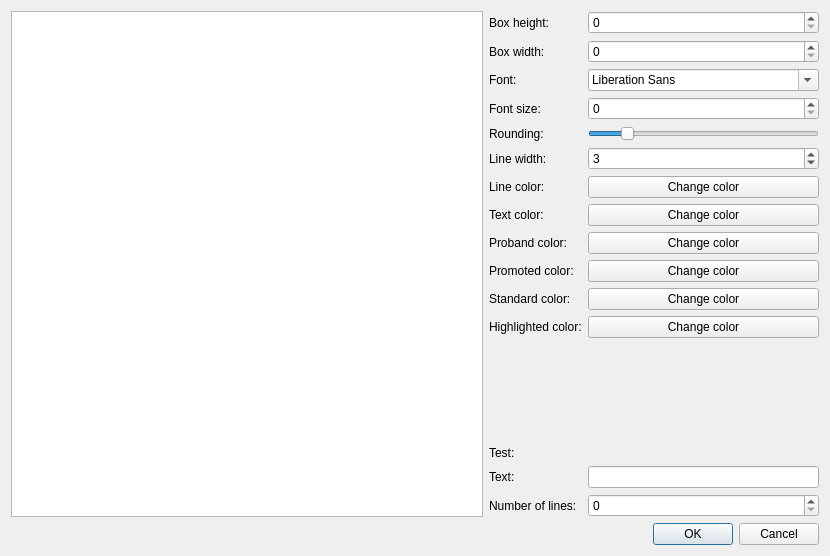
<?xml version="1.0" encoding="UTF-8"?>
<ui version="4.0">
 <class>VisualSettings</class>
 <widget class="QDialog" name="VisualSettings">
  <property name="geometry">
   <rect>
    <x>0</x>
    <y>0</y>
    <width>830</width>
    <height>556</height>
   </rect>
  </property>
  <property name="windowTitle">
   <string>Visual settings</string>
  </property>
  <property name="windowIcon">
   <iconset resource="resources.qrc">
    <normaloff>:/resources/appIcon.svg</normaloff>:/resources/appIcon.svg</iconset>
  </property>
  <layout class="QVBoxLayout" name="verticalLayout">
   <item>
    <layout class="QHBoxLayout" name="horizontalLayout" stretch="1,0">
     <item>
      <widget class="QGraphicsView" name="graphicsView"/>
     </item>
     <item>
      <layout class="QFormLayout" name="formLayout">
       <item row="0" column="0">
        <widget class="QLabel" name="label">
         <property name="text">
          <string>Box height:</string>
         </property>
        </widget>
       </item>
       <item row="0" column="1">
        <widget class="QSpinBox" name="height">
         <property name="maximum">
          <number>1000</number>
         </property>
        </widget>
       </item>
       <item row="1" column="0">
        <widget class="QLabel" name="label_2">
         <property name="text">
          <string>Box width:</string>
         </property>
        </widget>
       </item>
       <item row="1" column="1">
        <widget class="QSpinBox" name="width">
         <property name="maximum">
          <number>1000</number>
         </property>
        </widget>
       </item>
       <item row="2" column="0">
        <widget class="QLabel" name="label_3">
         <property name="text">
          <string>Font:</string>
         </property>
        </widget>
       </item>
       <item row="2" column="1">
        <widget class="QFontComboBox" name="font"/>
       </item>
       <item row="3" column="0">
        <widget class="QLabel" name="label_7">
         <property name="text">
          <string>Font size:</string>
         </property>
        </widget>
       </item>
       <item row="3" column="1">
        <widget class="QSpinBox" name="fontSize"/>
       </item>
       <item row="4" column="0">
        <widget class="QLabel" name="label_15">
         <property name="text">
          <string>Rounding:</string>
         </property>
        </widget>
       </item>
       <item row="4" column="1">
        <widget class="QSlider" name="rounding">
         <property name="maximum">
          <number>100</number>
         </property>
         <property name="value">
          <number>15</number>
         </property>
         <property name="orientation">
          <enum>Qt::Horizontal</enum>
         </property>
        </widget>
       </item>
       <item row="5" column="0">
        <widget class="QLabel" name="label_11">
         <property name="text">
          <string>Line width:</string>
         </property>
        </widget>
       </item>
       <item row="5" column="1">
        <widget class="QSpinBox" name="lineWidth">
         <property name="minimum">
          <number>1</number>
         </property>
         <property name="maximum">
          <number>10</number>
         </property>
         <property name="value">
          <number>3</number>
         </property>
        </widget>
       </item>
       <item row="6" column="0">
        <widget class="QLabel" name="label_12">
         <property name="text">
          <string>Line color:</string>
         </property>
        </widget>
       </item>
       <item row="6" column="1">
        <widget class="QPushButton" name="lineColor">
         <property name="text">
          <string>Change color</string>
         </property>
        </widget>
       </item>
       <item row="7" column="0">
        <widget class="QLabel" name="label_17">
         <property name="text">
          <string>Text color:</string>
         </property>
        </widget>
       </item>
       <item row="7" column="1">
        <widget class="QPushButton" name="textColor">
         <property name="text">
          <string>Change color</string>
         </property>
        </widget>
       </item>
       <item row="8" column="0">
        <widget class="QLabel" name="label_4">
         <property name="text">
          <string>Proband color:</string>
         </property>
        </widget>
       </item>
       <item row="8" column="1">
        <widget class="QPushButton" name="probantColor">
         <property name="text">
          <string>Change color</string>
         </property>
        </widget>
       </item>
       <item row="9" column="0">
        <widget class="QLabel" name="label_5">
         <property name="text">
          <string>Promoted color:</string>
         </property>
        </widget>
       </item>
       <item row="9" column="1">
        <widget class="QPushButton" name="promotedColor">
         <property name="text">
          <string>Change color</string>
         </property>
        </widget>
       </item>
       <item row="10" column="0">
        <widget class="QLabel" name="label_6">
         <property name="text">
          <string>Standard color:</string>
         </property>
        </widget>
       </item>
       <item row="10" column="1">
        <widget class="QPushButton" name="standardColor">
         <property name="text">
          <string>Change color</string>
         </property>
        </widget>
       </item>
       <item row="11" column="0">
        <widget class="QLabel" name="label_10">
         <property name="text">
          <string>Highlighted color:</string>
         </property>
        </widget>
       </item>
       <item row="11" column="1">
        <widget class="QPushButton" name="highlightedColor">
         <property name="text">
          <string>Change color</string>
         </property>
        </widget>
       </item>
       <item row="12" column="1">
        <spacer name="verticalSpacer">
         <property name="orientation">
          <enum>Qt::Vertical</enum>
         </property>
         <property name="sizeHint" stdset="0">
          <size>
           <width>20</width>
           <height>40</height>
          </size>
         </property>
        </spacer>
       </item>
       <item row="13" column="0">
        <widget class="QLabel" name="label_13">
         <property name="text">
          <string>Test:</string>
         </property>
        </widget>
       </item>
       <item row="13" column="1">
        <widget class="QLabel" name="label_14">
         <property name="text">
          <string/>
         </property>
        </widget>
       </item>
       <item row="14" column="0">
        <widget class="QLabel" name="label_8">
         <property name="text">
          <string>Text:</string>
         </property>
        </widget>
       </item>
       <item row="14" column="1">
        <widget class="QLineEdit" name="textEdit"/>
       </item>
       <item row="15" column="0">
        <widget class="QLabel" name="label_9">
         <property name="text">
          <string>Number of lines:</string>
         </property>
        </widget>
       </item>
       <item row="15" column="1">
        <widget class="QSpinBox" name="lineNumber"/>
       </item>
      </layout>
     </item>
    </layout>
   </item>
   <item>
    <widget class="QDialogButtonBox" name="buttonBox">
     <property name="orientation">
      <enum>Qt::Horizontal</enum>
     </property>
     <property name="standardButtons">
      <set>QDialogButtonBox::Cancel|QDialogButtonBox::Ok</set>
     </property>
    </widget>
   </item>
  </layout>
 </widget>
 <tabstops>
  <tabstop>graphicsView</tabstop>
  <tabstop>height</tabstop>
  <tabstop>width</tabstop>
  <tabstop>font</tabstop>
  <tabstop>fontSize</tabstop>
  <tabstop>probantColor</tabstop>
  <tabstop>promotedColor</tabstop>
  <tabstop>standardColor</tabstop>
  <tabstop>highlightedColor</tabstop>
  <tabstop>textEdit</tabstop>
  <tabstop>lineNumber</tabstop>
 </tabstops>
 <resources>
  <include location="resources.qrc"/>
 </resources>
 <connections>
  <connection>
   <sender>buttonBox</sender>
   <signal>rejected()</signal>
   <receiver>VisualSettings</receiver>
   <slot>reject()</slot>
   <hints>
    <hint type="sourcelabel">
     <x>316</x>
     <y>260</y>
    </hint>
    <hint type="destinationlabel">
     <x>286</x>
     <y>274</y>
    </hint>
   </hints>
  </connection>
 </connections>
</ui>
